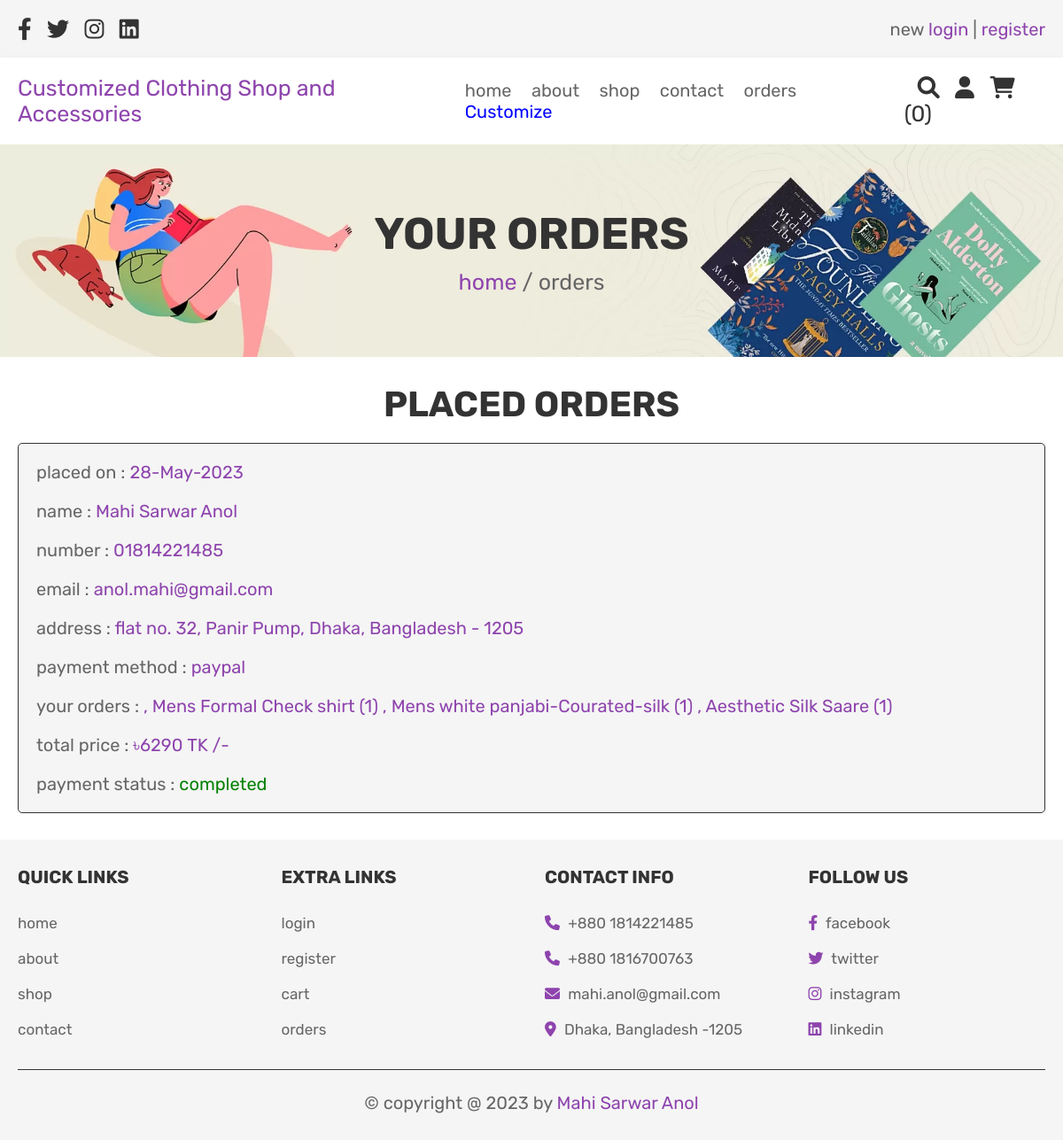
Screenshot of /orders.php (signed in) with the database file from the repository.
### tables this page shows
CREATE TABLE `orders` (
  `id` int(100) NOT NULL,
  `user_id` int(100) NOT NULL,
  `name` varchar(100) NOT NULL,
  `number` varchar(12) NOT NULL,
  `email` varchar(100) NOT NULL,
  `method` varchar(50) NOT NULL,
  `address` varchar(500) NOT NULL,
  `total_products` varchar(1000) NOT NULL,
  `total_price` int(100) NOT NULL,
  `placed_on` varchar(50) NOT NULL,
  `payment_status` varchar(20) NOT NULL DEFAULT 'pending'
);

### orders.php (the view, shortened to what this page needs)
<?php
include 'config.php';
$user_id = $_SESSION['user_id'];
?>
<!DOCTYPE html>
<html lang="en">
<head>
   <link rel="stylesheet" href="https://cdnjs.cloudflare.com/ajax/libs/font-awesome/6.0.0/css/all.min.css">
   <link rel="stylesheet" href="css/style.css">
</head>
<body>
<?php include 'header.php'; ?>
<div class="heading">
   <h3>your orders</h3>
   <p> <a href="home.php">home</a> / orders </p>
</div>
<section class="placed-orders">
   <h1 class="title">placed orders</h1>
   <div class="box-container">
      <?php
         $order_query = mysqli_query($conn, "SELECT * FROM `orders` WHERE user_id = '$user_id'") or die('query failed');
         if(mysqli_num_rows($order_query) > 0){
            while($fetch_orders = mysqli_fetch_assoc($order_query)){
      ?>
      <div class="box">
         <p> placed on : <span><?php echo $fetch_orders['placed_on']; ?></span> </p>
         <p> name : <span><?php echo $fetch_orders['name']; ?></span> </p>
         <p> number : <span><?php echo $fetch_orders['number']; ?></span> </p>
         <p> email : <span><?php echo $fetch_orders['email']; ?></span> </p>
         <p> address : <span><?php echo $fetch_orders['address']; ?></span> </p>
         <p> payment method : <span><?php echo $fetch_orders['method']; ?></span> </p>
         <p> your orders : <span><?php echo $fetch_orders['total_products']; ?></span> </p>
         <p> total price : <span>৳<?php echo $fetch_orders['total_price']; ?>&nbsp;TK /-</span> </p>
         <p> payment status : <span style="color:<?php if($fetch_orders['payment_status'] == 'pending'){ echo 'red'; }else{ echo 'green'; } ?>;"><?php echo $fetch_orders['payment_status']; ?></span> </p>
         </div>
      <?php
       }
      }else{
         echo '<p class="empty">no orders placed yet!</p>';
      }
      ?>
   </div>
</section>
<?php include 'footer.php'; ?>
</body>
</html>

### css/style.css (style rules this page uses)
:root { --purple:#8e44ad; --red:#c0392b; --orange:#f39c12; --black:#333; --white:#fff; --light-color:#666; --light-white:#ccc; --light-bg:#f5f5f5; --border:.1rem solid var(--black); --box-shadow:0 .5rem 1rem rgba(0,0,0,.1); }
* { font-family: 'Rubik', sans-serif; margin:0; padding:0; box-sizing: border-box; outline: none; border:none; text-decoration: none; transition:all .2s linear; }
html { font-size: 62.5%; overflow-x: hidden; }
section { padding:3rem 2rem; }
.title { text-align: center; margin-bottom: 2rem; text-transform: uppercase; color:var(--black); font-size: 4rem; }
.heading { min-height: 30vh; display: flex; flex-flow: column; align-items: center; justify-content: center; gap:1rem; background: url(../images/heading-bg.webp) no-repeat; background-size: cover; background-position: center; text-align: center; }
.heading h3 { font-size: 5rem; color:var(--black); text-transform: uppercase; }
.heading p { font-size: 2.5rem; color:var(--light-color); }
.heading p a { color:var(--purple); }
.placed-orders .box-container { max-width: 1200px; margin:0 auto; display:flex; flex-wrap: wrap; align-items: center; gap:1.5rem; }
.placed-orders .box-container .box { flex:1 1 40rem; border-radius: .5rem; padding:2rem; border:var(--border); background-color: var(--light-bg); padding:1rem 2rem; }
.placed-orders .box-container .box p { padding:1rem 0; font-size: 2rem; color:var(--light-color); }
.placed-orders .box-container .box p span { color:var(--purple); }

### rows the page displays
orders: placed_on "28-May-2023", name "Mahi Sarwar Anol", number "01814221485", email "anol.mahi@gmail.com", address "flat no. 32, Panir Pump, Dhaka, Bangladesh - 1205", method "paypal", total_products ", Mens Formal Check shirt (1) , Mens white panjabi-Courated-silk (1) , Aesthetic Silk Saare (1)", total_price "6290", payment_status "completed"

### other values shown
$cart_rows_number "0"
